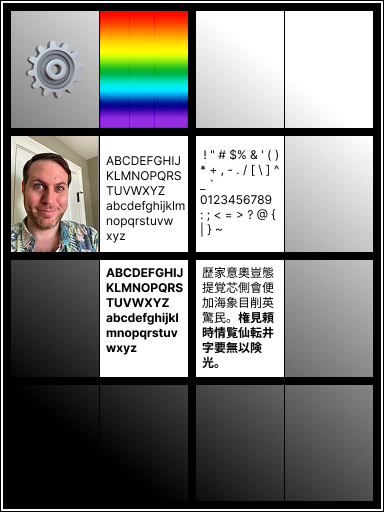
#> input picture Scripts/test_pattern_58mm.png, 384 x 512 px
$ python print_photo.py test_pattern_58mm.png 100
#> lines starting #> are read from the running program, lines starting #| are printed output that depends on the picture; after the words box and inside, x2 and y2 are one past the last pixel; in counts of white or black regions, pixels touching at a corner belong together
#!/usr/bin/env python3
import sys
import numpy as np
from PIL import Image
from escpos.printer import Usb

VENDOR_ID = 0x0FE6
PRODUCT_ID = 0x811E
HEAD_WIDTH = 576
GAMMA = 1 / 1.8

path = sys.argv[1]
paper_width = int(sys.argv[2]) if len(sys.argv) > 2 else HEAD_WIDTH

img = Image.open(path).convert("L")
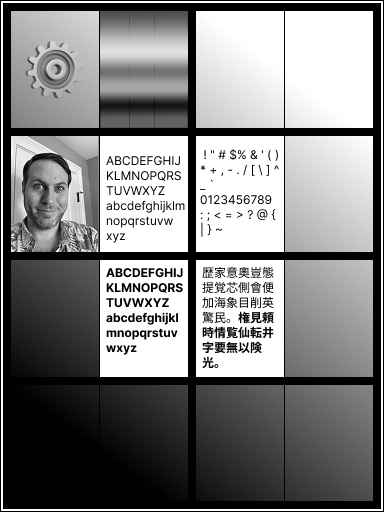
#> img: PIL image 384x512 L; min 0, max 255, mean 130.5
w, h = img.size
#> w = 384; h = 512
img = img.resize((paper_width, int(h * paper_width / w)))
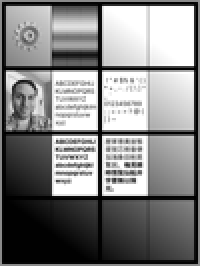
#> img: PIL image 100x133 L (shown 2 times larger); min 0, max 255, mean 130.8
arr = np.array(img, dtype=np.float64)
lo, hi = np.percentile(arr, [1, 99])
#> lo = 0; hi = 255
if hi > lo:
    arr = np.clip((arr - lo) / (hi - lo), 0, 1)
else:
    arr = arr / 255.0
arr = np.power(arr, GAMMA) * 255.0
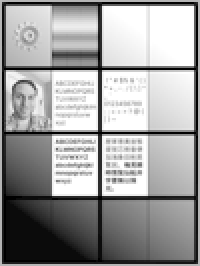
#> arr: shape (133, 100) float64 (shown 2 times larger); min 0, max 255, mean 158.9
img = Image.fromarray(arr.astype(np.uint8), mode="L").convert("1")
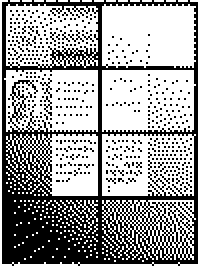
#> img: PIL image 100x133 1 (shown 2 times larger); 62.6% white; black in thin lines or dots

if paper_width < HEAD_WIDTH:
    padded = Image.new("1", (HEAD_WIDTH, img.height), 1)
#> padded: PIL image 576x133 1; every value is 1
    padded.paste(img, (0, 0))
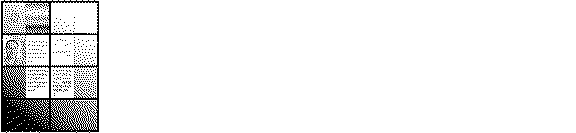
#> padded: PIL image 576x133 1; 93.5% white; black in thin lines or dots, all inside (x1, y1, x2, y2) = (1, 0, 99, 133)
    img = padded

#> (the run stopped early here; a loop or call above may not have finished)
